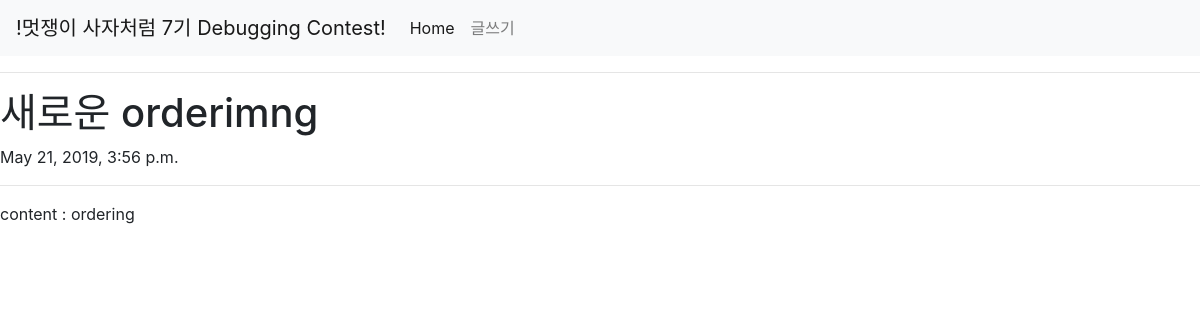
/detail/17, run on the app's committed database.
### Blogapp/models.py (models this page shows, shortened)
class Post(models.Model):
    title = models.CharField(max_length = 20)
    content = models.TextField()
    pub_date = models.DateTimeField(auto_now_add=True)

### Blogapp/views.py (the view)
# urls.py: path('detail/<int:post_id>', Blogapp.views.detail, name='detail'),
def detail(request, post_id):
    post = get_object_or_404(Post, pk=post_id)
    return render(request, 'detail.html', {'post':post})

### Blogapp/templates/detail.html
{% extends 'base.html' %}
{% block content %}
<hr>
<h1>{{post.title}}</h1>
<p>{{post.pub_date}}</p>
<hr>
<p>content : {{post.content}}</p>
{% endblock %}

### data on the page
Post: title "새로운 orderimng", pub_date "May 21, 2019, 3:56 p.m.", content "ordering"
